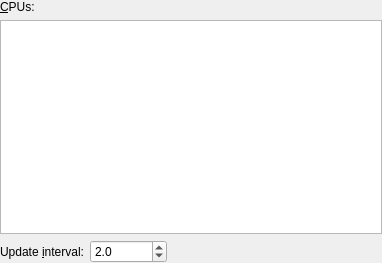
<?xml version="1.0" encoding="UTF-8"?>
<ui version="4.0">
 <class>config</class>
 <widget class="QWidget" name="config">
  <property name="geometry">
   <rect>
    <x>0</x>
    <y>0</y>
    <width>382</width>
    <height>263</height>
   </rect>
  </property>
  <layout class="QVBoxLayout">
   <property name="margin">
    <number>0</number>
   </property>
   <item>
    <widget class="QLabel" name="label">
     <property name="text">
      <string>&amp;CPUs:</string>
     </property>
     <property name="buddy">
      <cstring>treeView</cstring>
     </property>
    </widget>
   </item>
   <item>
    <widget class="QTreeView" name="treeView">
     <property name="rootIsDecorated">
      <bool>false</bool>
     </property>
     <property name="uniformRowHeights">
      <bool>true</bool>
     </property>
     <property name="sortingEnabled">
      <bool>true</bool>
     </property>
    </widget>
   </item>
   <item>
    <layout class="QHBoxLayout">
     <item>
      <widget class="QLabel" name="label_2">
       <property name="text">
        <string>Update &amp;interval:</string>
       </property>
       <property name="alignment">
        <set>Qt::AlignRight|Qt::AlignTrailing|Qt::AlignVCenter</set>
       </property>
       <property name="buddy">
        <cstring>intervalSpinBox</cstring>
       </property>
      </widget>
     </item>
     <item>
      <widget class="QDoubleSpinBox" name="intervalSpinBox">
       <property name="decimals">
        <number>1</number>
       </property>
       <property name="minimum">
        <double>0.100000000000000</double>
       </property>
       <property name="maximum">
        <double>525600.000000000000000</double>
       </property>
       <property name="value">
        <double>2.000000000000000</double>
       </property>
      </widget>
     </item>
     <item>
      <spacer>
       <property name="orientation">
        <enum>Qt::Horizontal</enum>
       </property>
       <property name="sizeHint" stdset="0">
        <size>
         <width>40</width>
         <height>20</height>
        </size>
       </property>
      </spacer>
     </item>
    </layout>
   </item>
  </layout>
 </widget>
 <connections/>
</ui>
